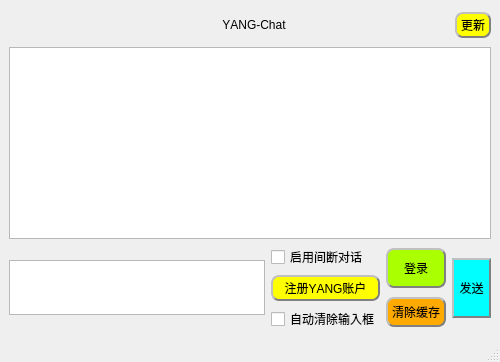
<?xml version="1.0" encoding="UTF-8"?>
<ui version="4.0">
 <class>MainWindow</class>
 <widget class="QMainWindow" name="MainWindow">
  <property name="enabled">
   <bool>true</bool>
  </property>
  <property name="geometry">
   <rect>
    <x>0</x>
    <y>0</y>
    <width>500</width>
    <height>362</height>
   </rect>
  </property>
  <property name="maximumSize">
   <size>
    <width>16777215</width>
    <height>16777215</height>
   </size>
  </property>
  <property name="font">
   <font>
    <kerning>false</kerning>
   </font>
  </property>
  <property name="windowTitle">
   <string>YANG Chat V7.0</string>
  </property>
  <widget class="QWidget" name="centralwidget">
   <layout class="QVBoxLayout" name="verticalLayout_3">
    <item>
     <layout class="QHBoxLayout" name="horizontalLayout_2">
      <item>
       <spacer name="horizontalSpacer">
        <property name="orientation">
         <enum>Qt::Horizontal</enum>
        </property>
        <property name="sizeType">
         <enum>QSizePolicy::Maximum</enum>
        </property>
        <property name="sizeHint" stdset="0">
         <size>
          <width>50</width>
          <height>10</height>
         </size>
        </property>
       </spacer>
      </item>
      <item>
       <widget class="QLabel" name="label">
        <property name="sizePolicy">
         <sizepolicy hsizetype="Expanding" vsizetype="Expanding">
          <horstretch>0</horstretch>
          <verstretch>0</verstretch>
         </sizepolicy>
        </property>
        <property name="maximumSize">
         <size>
          <width>16777215</width>
          <height>35</height>
         </size>
        </property>
        <property name="styleSheet">
         <string notr="true">font: 20pt &quot;华文琥珀&quot;;</string>
        </property>
        <property name="text">
         <string>&lt;html&gt;&lt;head/&gt;&lt;body&gt;&lt;p align=&quot;center&quot;&gt;YANG-Chat&lt;/p&gt;&lt;/body&gt;&lt;/html&gt;</string>
        </property>
       </widget>
      </item>
      <item>
       <widget class="QPushButton" name="pushButton_4">
        <property name="minimumSize">
         <size>
          <width>0</width>
          <height>20</height>
         </size>
        </property>
        <property name="styleSheet">
         <string notr="true">QPushButton{background-color: rgb(255, 255, 0);border:2px groove gray;border-radius:8px;padding:2px 4px;border-style: outset;font:700 9pt &quot;幼圆&quot;;}






QPushButton:hover{background-color:rgb(229, 241, 251); color: black;}
QPushButton:pressed{background-color:rgb(204, 228, 247);border-style: inset;}</string>
        </property>
        <property name="text">
         <string>更新</string>
        </property>
       </widget>
      </item>
     </layout>
    </item>
    <item>
     <widget class="QTextBrowser" name="textBrowser">
      <property name="sizePolicy">
       <sizepolicy hsizetype="Expanding" vsizetype="Expanding">
        <horstretch>0</horstretch>
        <verstretch>0</verstretch>
       </sizepolicy>
      </property>
      <property name="styleSheet">
       <string notr="true">
font: 12pt &quot;幼圆&quot;;

</string>
      </property>
     </widget>
    </item>
    <item>
     <layout class="QHBoxLayout" name="horizontalLayout">
      <item>
       <widget class="QTextEdit" name="textEdit">
        <property name="sizePolicy">
         <sizepolicy hsizetype="Expanding" vsizetype="Expanding">
          <horstretch>0</horstretch>
          <verstretch>0</verstretch>
         </sizepolicy>
        </property>
        <property name="minimumSize">
         <size>
          <width>0</width>
          <height>0</height>
         </size>
        </property>
        <property name="maximumSize">
         <size>
          <width>16777215</width>
          <height>55</height>
         </size>
        </property>
        <property name="styleSheet">
         <string notr="true"/>
        </property>
       </widget>
      </item>
      <item>
       <layout class="QVBoxLayout" name="verticalLayout_2">
        <item>
         <widget class="QCheckBox" name="checkBox">
          <property name="text">
           <string>启用间断对话</string>
          </property>
         </widget>
        </item>
        <item>
         <widget class="QPushButton" name="pushButton_5">
          <property name="styleSheet">
           <string notr="true">QPushButton{background-color: rgb(255, 255, 0);border:2px groove gray;border-radius:8px;padding:2px 4px;border-style: outset;font:700 9pt &quot;幼圆&quot;;}
QPushButton:hover{background-color:rgb(229, 241, 251); color: black;}
QPushButton:pressed{background-color:rgb(204, 228, 247);border-style: inset;}</string>
          </property>
          <property name="text">
           <string>注册YANG账户</string>
          </property>
         </widget>
        </item>
        <item>
         <widget class="QCheckBox" name="checkBox_2">
          <property name="text">
           <string>自动清除输入框</string>
          </property>
         </widget>
        </item>
       </layout>
      </item>
      <item>
       <layout class="QVBoxLayout" name="verticalLayout">
        <item>
         <widget class="QPushButton" name="pushButton_3">
          <property name="maximumSize">
           <size>
            <width>16777215</width>
            <height>40</height>
           </size>
          </property>
          <property name="styleSheet">
           <string notr="true">QPushButton{background-color: rgb(170, 255, 0);border:2px groove gray;border-radius:8px;padding:2px 4px;border-style: outset;font:700 9pt &quot;幼圆&quot;;}





QPushButton:hover{background-color:rgb(229, 241, 251); color: black;}
QPushButton:pressed{background-color:rgb(204, 228, 247);border-style: inset;}</string>
          </property>
          <property name="text">
           <string>登录</string>
          </property>
         </widget>
        </item>
        <item>
         <widget class="QPushButton" name="pushButton_2">
          <property name="maximumSize">
           <size>
            <width>16777215</width>
            <height>30</height>
           </size>
          </property>
          <property name="styleSheet">
           <string notr="true">QPushButton{background-color:rgb(255, 170, 0); ;border:2px groove gray;border-radius:8px;padding:2px 4px;border-style: outset;font:700 9pt &quot;幼圆&quot;;}




QPushButton:hover{background-color:rgb(229, 241, 251); color: black;}
QPushButton:pressed{background-color:rgb(204, 228, 247);border-style: inset;}</string>
          </property>
          <property name="text">
           <string>清除缓存</string>
          </property>
         </widget>
        </item>
       </layout>
      </item>
      <item>
       <widget class="QPushButton" name="pushButton">
        <property name="sizePolicy">
         <sizepolicy hsizetype="Expanding" vsizetype="Expanding">
          <horstretch>0</horstretch>
          <verstretch>0</verstretch>
         </sizepolicy>
        </property>
        <property name="maximumSize">
         <size>
          <width>16777215</width>
          <height>60</height>
         </size>
        </property>
        <property name="styleSheet">
         <string notr="true">QPushButton{ background-color: rgb(0, 255, 255);;border:2px groove gray;border-radius:20px;padding:2px 4px;border-style: outset;font: 16pt &quot;华文琥珀&quot;;}



QPushButton:hover{background-color:rgb(229, 241, 251); color: black;}
QPushButton:pressed{background-color:rgb(204, 228, 247);border-style: inset;}</string>
        </property>
        <property name="text">
         <string>发送</string>
        </property>
       </widget>
      </item>
     </layout>
    </item>
   </layout>
  </widget>
  <widget class="QMenuBar" name="menubar">
   <property name="geometry">
    <rect>
     <x>0</x>
     <y>0</y>
     <width>500</width>
     <height>18</height>
    </rect>
   </property>
  </widget>
  <widget class="QStatusBar" name="statusbar"/>
 </widget>
 <resources/>
 <connections/>
</ui>
